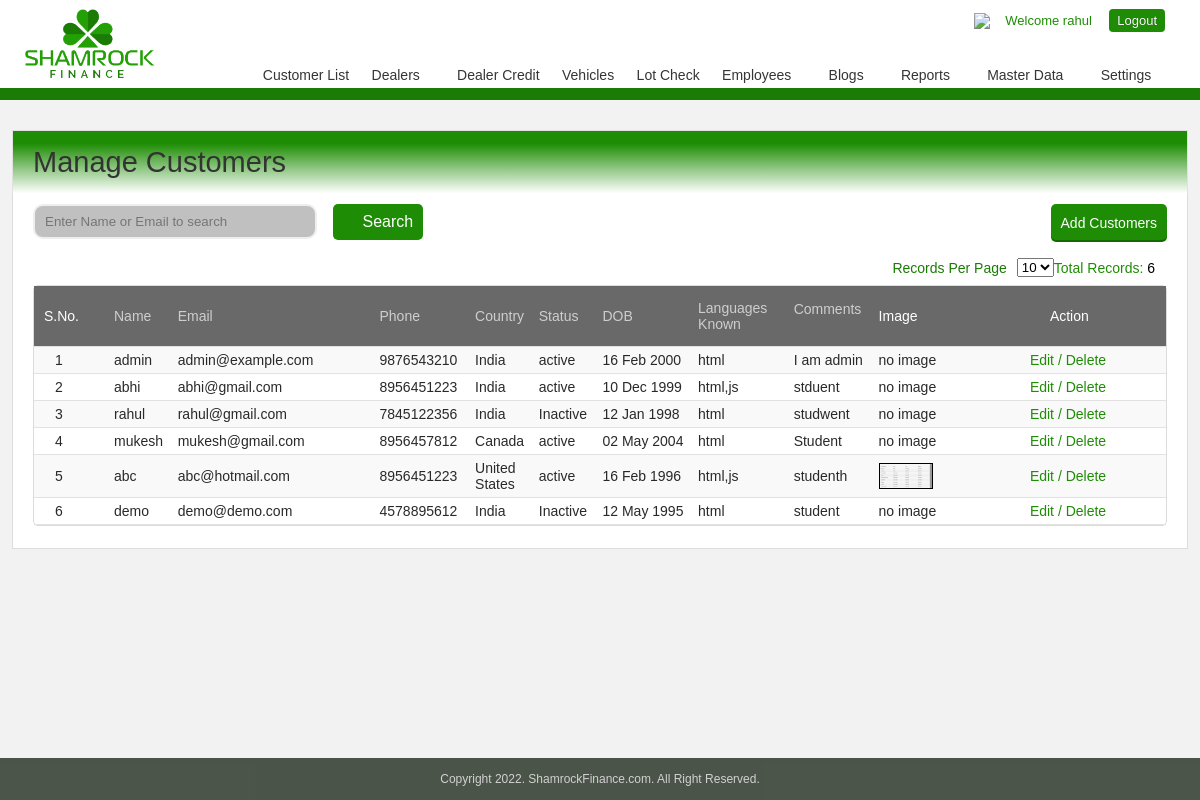
/list1.php (signed in), run on the app's committed database.
### tables this page shows
CREATE TABLE `users` (
  `id` int NOT NULL,
  `name` varchar(20) NOT NULL,
  `email` varchar(30) NOT NULL,
  `password` varchar(255) NOT NULL,
  `phone_no` varchar(20) NOT NULL,
  `country` varchar(2) NOT NULL,
  `status` int NOT NULL,
  `dob` date NOT NULL,
  `languages_known` varchar(255) NOT NULL,
  `comments` text NOT NULL,
  `image` varchar(50) NOT NULL
);

### list1.php (the view, shortened to what this page needs)
<?php
if(!isset($_SESSION["is_login"])) {
	header('Location: login.php');
}
else{
    include('connection.php');
    include('header.php');
?>
<?php
	if(isset ($_GET['page'])) {
		$page =  $_GET['page'];
	}
	else{
		$page = 1;
	}
?>
	<div class="border-div"></div>
		<div class="hotel-listing ">
		<div class="regi-main ">
			<div id="wrapper2" class="vehicle_wrapper">
				<div class="my-account">
					<div class="myaccount-outer ">
	<div class="myaccount-outer">
	<div class="account-right-div">
		<div class="dashboard-heading">
			<h2>Manage Customers</h2>
					</div>
		<div class="dashboard-inner">
			<div class="dash-search">
					<input style="background-color: #C0C0C0; border-radius: 10px;width:25%;" type="text" placeholder="Enter Name or Email to search" class="list-search" id="search" name="search" value="<?php
					?>">
					<input type="submit" value="Search" class="add-user search-icon crome-left" >
					<span class='reg_span'>
						<div class="user-btn-div">
							<a title="Add" href="add.php">Add Customers </a>
						</div>
					</span>
			</div>
			<div class="total_rec records-updates">
				<div class="add-records">Records Per Page</div>
				<select name="show_record" id="show_record" onchange="myFunction()">
					<option value="10" <?php if($_GET['record_per_page'] == "10") {echo selected; } ?> >10</option>
				</select>
				<div class="block-used1">
				 	<span>Total Records: </span>
				 	<?php
						$sql = "SELECT COUNT(id) as total FROM `users` ";
						if ($result=mysqli_query($conn,$sql)) {
						    $rowcount= mysqli_fetch_assoc($result);
						    echo $rowcount['total'];
						}
						else
						{
							echo "--";
						}
					?>
				 </div>
			</div>
			<div class="main-dash-summry Edit-profile nopadding11">
				<div class="my_table_div">
					<table class="fixes_layout">
						<thead >
							<tr>
								<th class="forWidthSno" width="2%"> <h1 class=""> S.No. </h1> </th>
								<th width="6%">
									<a title="Name" class="underline_classs" href="<?php
									?>">
										<h1 class="sort">Name</h1>
									</a>
								</th>
								<th width="19%">
									<a class="underline_classs" href="<?php
									?>">
										<h1 title="Company Name" class="sort" >Email
											</h1>
									</a>
								</th>
								<th width="9%">
									<a title="Year" class="underline_classs" href="http://dexteroustechnologies.co.in/shamrock/admin/vehicles/index/10/0/asc//sort/year/">
												<h1 class="sort">Phone</h1>
										</a>								</th>
								<th width="6%">
									<a title="Make" class="underline_classs" href="http://dexteroustechnologies.co.in/shamrock/admin/vehicles/index/10/0/asc//sort/make/">
												<h1 class="sort">Country</h1>
										</a>								</th>
								<th width="6%">
									<a title="Model" class="underline_classs" href="http://dexteroustechnologies.co.in/shamrock/admin/vehicles/index/10/0/asc//sort/model/">
												<h1 class="sort">Status</h1>
										</a>								</th>
								<th width="9%">
									<a title="Total Due" class="underline_classs" href="http://dexteroustechnologies.co.in/shamrock/admin/vehicles/index/10/0/asc//sort/purchase_price/">
												<h1 class="sort">DOB</h1>
										</a>								</th>
								<th width="9%">
									<a title="Floorplan date" class="underline_classs" href="http://dexteroustechnologies.co.in/shamrock/admin/vehicles/index/10/0/asc//sort/purchase_date/">
												<h1 class="sort">Languages Known</h1>
										</a>								</th>
								<th width="8%">
									<a title="Current Status" class="underline_classs" href="http://dexteroustechnologies.co.in/shamrock/admin/vehicles/index/10/0/asc//sort/current_status/">
												<h1 class="sort">Comments <i class="fa fa-angle-up menu-down"></i></h1>
										</a>								</th>
								<th width="15%"> <h1> Image </h1> </th>
								<th width="13%"> <h1> Action </h1> </th>
							</tr>
						</thead>
						<tbody>
								<?php
								if( $_GET['record_per_page'] != 'all' ) {
									$limitrecord = $_GET['record_per_page'];
									$offset = ($page-1) * $limitrecord;
									$sql = "select id, name, email, phone_no, country, status, dob, languages_known, comments, image from users LIMIT $offset, $limitrecord ";
								}
								$result = mysqli_query($conn, $sql);
								$i = ( ($page-1) * $limitrecord) + 1;
								if (mysqli_num_rows($result) > 0)
								{
									while($row = mysqli_fetch_assoc($result))
									{
										echo "<tr style='background-color:'>";
										echo "<td>".$i."</td>";
										echo "<td>".$row['name']."</td>";
										echo "<td>".$row['email']."</td>";
										echo "<td>".$row['phone_no']."</td>";
										if($row['country'] == 'IN') {
											echo "<td>India</td>";
										}
										if($row['country'] == 'US') {
											echo "<td>United States</td>";
										}
										if($row['country'] == 'CA') {
											echo "<td>Canada</td>";
										}
										if($row['status'] == 1) {
											echo "<td>active</td>";
										}
										if($row['status'] == 0) {
											echo "<td>Inactive</td>";
										}
										$date = strtotime($row['dob']);
										echo "<td>".date("d M Y", $date)."</td>";
										echo "<td>".$row['languages_known']."</td>";
										echo "<td>".$row['comments']."</td>";
										if(!empty($row['image'])) {
											echo "<td><div class='img-preview'><img src='dbimages/".$row['image']."' alt='No image' face width='50' height='50'></div></td>";
										}
										else{
											echo "<td>no image</td>";
										}
										echo "<td><a href='edit.php?&id=".$row['id']." '>Edit / </a>
										<a href='delete.php?page=".$_GET['page']."&record_per_page=".$_GET['record_per_page']."&sort_order=".$_GET['sort_order']."&sort_by=".$_GET['sort_by']."&search=".$_GET['search']."&id=".$row['id']."'>Delete</a></td>";
										echo "</tr>";
										$i++;
									}
								}
								else
								{
									echo "<div class='login-error'>Something Wrong.</div>";
								}
								?>
						</tbody>
					</table>
						</div>
					</div>
				</div>
			</div>
		</div>
					</div>
                </div>
			</div>
		</div>
<?php } ?>
<?php
include('footer.php');
?>

### header.php (shortened to what this page needs)
<!DOCTYPE html PUBLIC "-//W3C//DTD XHTML 1.0 Transitional//EN" "http://www.w3.org/TR/xhtml1/DTD/xhtml1-transitional.dtd">
<html xmlns="http://www.w3.org/1999/xhtml">
	<head>
		<link href="css/font-awesome.css" rel="stylesheet">
		<link href="css/font-awesome.min.css" rel="stylesheet">
		<link rel="stylesheet" type="text/css" href="css/style.css"/>
	</head>
	<body class="admin_body">
		<header>
			<div id="wrapper2">
				<div class="header-base">
					<div class="logo-div">
						<a title="Shamrock Finance" href ="http://localhost/vishal/shamrock">
							<img alt="Shamrock Finance" src="images/logo.png"/>
						</a>
					</div>
				<?php
				if($_SESSION['is_login']){ ?>
					<div class="header-right-main">
						<nav  class="dashboard-nav">
							<div class="welcometxt">
								<h2>
									<a  title="Unread Message(s)" href="" class="message-icon">
									<img  src="http://dexteroustechnologies.co.in/shamrock/assets/images/admin/message_chat.png">
									</a>
									<?php
									include('connection.php');
									$email = $_SESSION['email'];
									$password = $_SESSION['password'];
									$sql = "select name from users where email='$email' AND password='$password' ";
									$result = mysqli_query($conn, $sql);
									if (mysqli_num_rows($result) == 1){
										while($row = mysqli_fetch_assoc($result)) {
											$username = $row['name'];
										}
									}
									?>
									<span>Welcome <?php echo $username; ?></span>
								</h2>
							</div>
							<ul>
								<li >
									<a href="logout.php" class="active sign-out">Logout</a>
								</li>
							</ul>
						</nav>
						<div class="navi-outer" id="dashboard">
													<ul>
								<li>
									<a  href="list.php">Customer List</a>
								</li>
								<li class="slide-menu" id="manage_dealers" style="display:inline-block">
									<a href="#"> Dealers <i class="fa fa-angle-down menu-down"></i>  </a>
								</li>
								<li class="slide-menu" id="manage_dealercredit" style="display:inline-block">
									<a href=""> Dealer Credit </a>
								</li>
								<li class="slide-menu" id="manage_vehicles" style="display:inline-block">
									<a href=""> Vehicles </a>
								</li>
								<li class="slide-menu" id="manage_lotcheck" style="display:inline-block">
									<a href=""> Lot Check </a>
								</li>
								<li class="slide-menu" id="manage_admin" style="display:inline-block">
									<a href="#"> Employees <i class="fa fa-angle-down menu-down"></i>  </a>
								</li>
								<li style="display:inline-block" id="blogs">
									<a class="" href="#"> Blogs <i class="fa fa-angle-down menu-down"></i> </a>
								</li>
								<li class="slide-menu " id="reports" style="display:inline-block">
									<a class="slide-menu-new" href="#"> Reports <i class="fa fa-angle-down menu-down"></i> </a>
								</li>
								<li class="slide-menu" id="master_data" style="display:inline-block">
									<a class="" href="#">Master Data <i class="fa fa-angle-down menu-down"></i> </a>
								</li>
								<li class="slide-menu" id="settings">
									<a class="" href="#"> Settings <i class="fa fa-angle-down menu-down"></i> </a>
								</li>
							</ul>
						</div>
					</div>
				<?php } ?>
				</div>
			</div>
		</header>

### list1.php (style rules this page uses)
.img-preview { border: 1px solid #000; margin: 3px 0; right: 0; background: #999999; display: inline-flex; align-items: center; }

### data on the page
users: name "rahul", email "rahul@gmail.com", phone_no "7845122356", country "India", status "Inactive", dob "12 Jan 1998", languages_known "html", comments "studwent", image "no image"
users: name "admin", email "admin@example.com", phone_no "9876543210", country "India", status "active", dob "16 Feb 2000", languages_known "html", comments "I am admin", image "no image"
users: name "abhi", email "abhi@gmail.com", phone_no "8956451223", country "India", status "active", dob "10 Dec 1999", languages_known "html,js", comments "stduent", image "no image"
users: name "mukesh", email "mukesh@gmail.com", phone_no "8956457812", country "Canada", status "active", dob "02 May 2004", languages_known "html", comments "Student", image "no image"
users: name "abc", email "abc@hotmail.com", phone_no "8956451223", country "United States", status "active", dob "16 Feb 1996", languages_known "html,js", comments "studenth", image (picture)
users: name "demo", email "demo@demo.com", phone_no "4578895612", country "India", status "Inactive", dob "12 May 1995", languages_known "html", comments "student", image "no image"

### other printed values
$rowcount['total'] "6"
